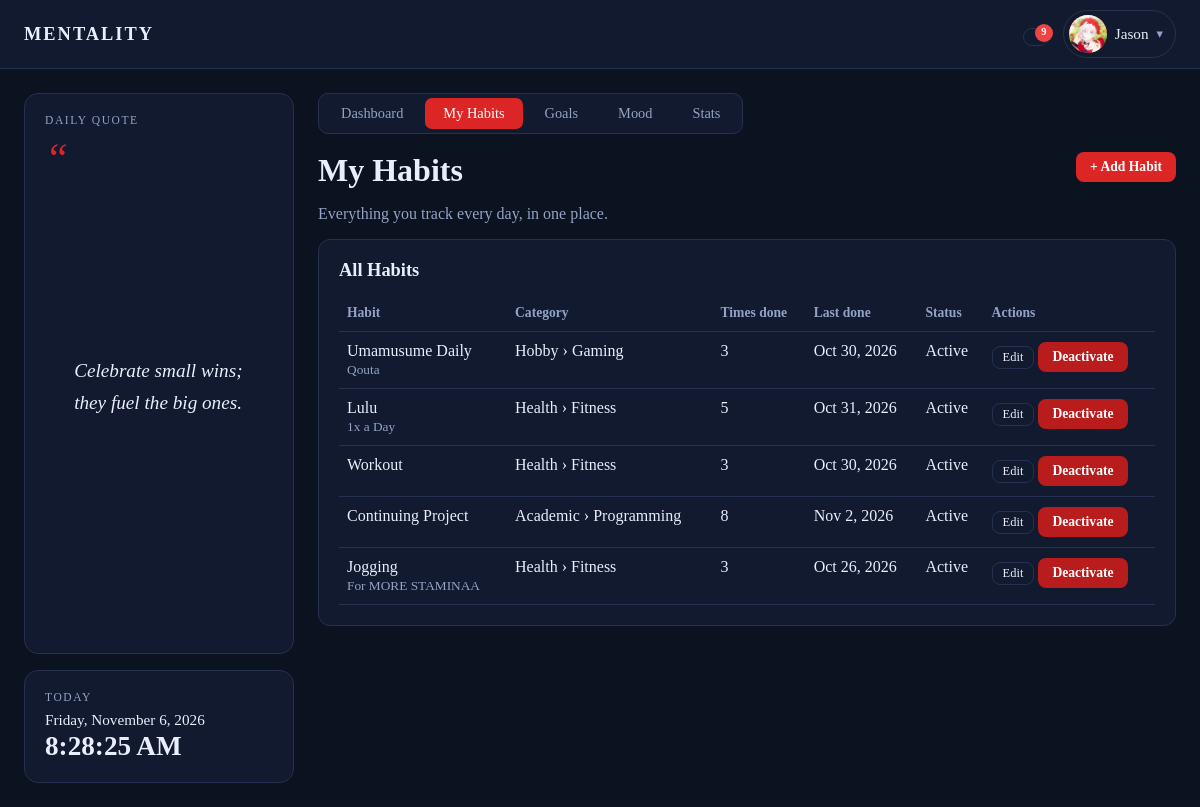
The app's page /habits.php (signed in) with its own data.
### tables this page shows
CREATE TABLE `habits` (
  `habit_id` int(10) unsigned NOT NULL AUTO_INCREMENT,
  `user_id` int(10) unsigned NOT NULL,
  `category_id` int(10) unsigned NOT NULL,
  `name` varchar(100) NOT NULL,
  `details` text DEFAULT NULL,
  `is_active` tinyint(1) NOT NULL DEFAULT 1,
  `created_at` timestamp NOT NULL DEFAULT current_timestamp(),
  PRIMARY KEY (`habit_id`),
  KEY `fk_habits_user` (`user_id`),
  KEY `fk_habits_category` (`category_id`),
  CONSTRAINT `fk_habits_category` FOREIGN KEY (`category_id`) REFERENCES `habit_categories` (`category_id`),
  CONSTRAINT `fk_habits_user` FOREIGN KEY (`user_id`) REFERENCES `users` (`user_id`) ON DELETE CASCADE
);

### includes/auth.php (called while the page is built, shortened)
<?php
function e($value): string {
    return htmlspecialchars((string)$value, ENT_QUOTES, 'UTF-8');
}

### includes/quotes.php (called while the page is built, shortened)
<?php
function daily_quote(): string {
    $quotes = all_quotes();
    $index  = hexdec(substr(md5(date('Y-m-d')), 0, 8)) % count($quotes);
    return $quotes[$index];
}

### includes/layout.php (the view, shortened to what this page needs)
<?php
require_once __DIR__ . '/auth.php';
require_once __DIR__ . '/quotes.php';
function asset_url(string $file): string {
    return BASE_URL . '/assets/' . $file . '?v=' . (int)@filemtime(__DIR__ . '/../assets/' . $file);
}
function get_reminders(PDO $pdo, int $uid): array {
    $today = date('Y-m-d');
    $out = [];
    $stmt = $pdo->prepare(
        'SELECT COUNT(*) FROM habits h
         WHERE h.user_id = ? AND h.is_active = 1 AND DATE(h.created_at) <= ?
           AND NOT EXISTS (SELECT 1 FROM habit_logs l WHERE l.habit_id = h.habit_id AND l.log_date = ? AND l.completed = 1)'
    );
    $stmt->execute([$uid, $today, $today]);
    $left = (int)$stmt->fetchColumn();
    if ($left > 0) {
        $out[] = ['icon' => 'habits', 'url' => 'dashboard.php',
                  'text' => 'You still have ' . $left . ' habit' . ($left === 1 ? '' : 's') . ' to complete today.'];
    }
    $stmt = $pdo->prepare('SELECT COUNT(*) FROM mood_logs WHERE user_id = ? AND log_date = ?');
    $stmt->execute([$uid, $today]);
    if ((int)$stmt->fetchColumn() === 0) {
        $out[] = ['icon' => 'mood', 'url' => 'mood.php', 'text' => 'You haven\'t logged your mood today.'];
    }
    $stmt = $pdo->prepare(
        "SELECT title, DATEDIFF(target_date, ?) AS d FROM goals
         WHERE user_id = ? AND status <> 'completed' AND target_date <= DATE_ADD(?, INTERVAL 3 DAY)
         ORDER BY target_date LIMIT 5"
    );
    $stmt->execute([$today, $uid, $today]);
    foreach ($stmt->fetchAll() as $g) {
        $d = (int)$g['d'];
        if ($d < 0)       { $when = abs($d) . ' day' . (abs($d) === 1 ? '' : 's') . ' overdue'; }
        elseif ($d === 0) { $when = 'due today'; }
        else              { $when = 'due in ' . $d . ' day' . ($d === 1 ? '' : 's'); }
        $out[] = ['icon' => 'goals', 'url' => 'goals.php', 'text' => 'Goal "' . $g['title'] . '" is ' . $when . '.'];
    }
    return $out;
}
function render_header(string $title, string $active = ''): void {
    global $pdo;
    $isUser = true;
    $theme  = (($_SESSION['theme'] ?? 'dark') === 'light') ? 'light' : 'dark';
    $name   = $_SESSION['full_name'] ?? $_SESSION['username'];
    $tabs   = $isUser ? [
        'dashboard' => ['Dashboard', 'dashboard.php'],
        'habits'    => ['My Habits', 'habits.php'],
        'goals'     => ['Goals',     'goals.php'],
        'mood'      => ['Mood',      'mood.php'],
        'stats'     => ['Stats',     'stats.php'],
    ] : [];
    $notifyOn = ((int)($_SESSION['notify'] ?? 1) === 1);
    $reminders = []; $stored = [];
    if ($isUser && $notifyOn) {
        $reminders = get_reminders($pdo, (int)$_SESSION['user_id']);
        $stmt = $pdo->prepare('SELECT message, created_at FROM notifications
                               WHERE user_id = ? AND is_cleared = 0 ORDER BY created_at DESC, notification_id DESC LIMIT 10');
        $stmt->execute([(int)$_SESSION['user_id']]);
        $stored = $stmt->fetchAll();
    }
    $bellCount = count($reminders) + count($stored);
    ?>
<!DOCTYPE html>
<html lang="en" data-theme="<?= e($theme) ?>">
<head>
    <link rel="stylesheet" href="<?= e(asset_url('style.css')) ?>">
</head>
<body>
<header class="appbar">
    <a class="brand" href="<?= BASE_URL ?>/dashboard.php" title="Go to Dashboard"><span>MENTALITY</span></a>
    <div class="appbar-right">
        <?php if ($isUser): ?>
        <div class="dropdown" data-dropdown>
            <button type="button" class="bell-btn" data-dropdown-toggle aria-label="Notifications" aria-haspopup="true">
                <?= icon('bell', 20) ?><?php if ($bellCount > 0): ?><span class="bell-badge"><?= $bellCount > 9 ? '9+' : $bellCount ?></span><?php endif; ?>
            </button>
        </div>
        <?php endif; ?>
        <div class="dropdown" data-dropdown>
            <button type="button" class="profile-btn" data-dropdown-toggle aria-haspopup="true">
                <?= avatar_html($_SESSION['avatar'] ?? null, $name) ?>
                <span class="profile-name"><?= e($name) ?></span><span class="caret">&#9662;</span>
            </button>
        </div>
    </div>
</header>
<div class="shell">
    <aside class="leftcol">
        <div class="quote-card">
            <div class="card-label">Daily Quote</div>
            <blockquote><?= e(daily_quote()) ?></blockquote>
        </div>
        <div class="today-card">
            <div class="card-label">Today</div>
            <div id="live-date" class="live-date"><?= e(date('l, F j, Y')) ?></div>
            <div id="live-time" class="live-time"><?= e(date('g:i:s A')) ?></div>
        </div>
    </aside>
    <main class="main">
    <?php if ($tabs): ?>
        <nav class="tabs dash-tabs">
            <?php foreach ($tabs as $key => [$label, $file]): ?>
                <a class="tab<?= $key === $active ? ' active' : '' ?>" href="<?= BASE_URL . '/' . $file ?>"><?= icon($key, 16) ?> <?= e($label) ?></a>
            <?php endforeach; ?>
        </nav>
    <?php endif; ?>
    <?php
}
function render_footer(array $scripts = []): void {
    ?>
    </main>
</div>
</body>
</html>
<?php
}
function avatar_html(?string $file, string $name, string $size = 'sm'): string {
    if ($file) {
        return '<img class="avatar ' . e($size) . '" src="' . BASE_URL . '/uploads/avatars/' . rawurlencode($file) . '" alt="Profile picture">';
    }
    $initial = mb_strtoupper(mb_substr(trim($name), 0, 1));
    return '<span class="avatar ' . e($size) . '">' . e($initial !== '' ? $initial : '?') . '</span>';
}

### habits.php (shortened to what this page needs)
<?php
require_once __DIR__ . '/includes/layout.php';
$uid = (int)$_SESSION['user_id'];
$stmt = $pdo->prepare('SELECT * FROM v_habit_overview WHERE user_id = ? ORDER BY is_active DESC, created_at DESC');
$stmt->execute([$uid]);
$habits = $stmt->fetchAll();
render_header('My Habits', 'habits');
?>
<div class="page-head">
    <div>
        <h1>My Habits</h1>
        <p class="muted">Everything you track every day, in one place.</p>
    </div>
    <button type="button" class="btn-sm" data-habit-new>+ Add Habit</button>
</div>
<div class="panel">
    <h2>All Habits</h2>
    <?php if (!$habits): ?>
        <p class="muted">No habits yet. Click <strong>+ Add Habit</strong> to create your first one.</p>
    <?php else: ?>
    <div class="table-wrap">
    <table class="list">
        <thead><tr><th>Habit</th><th>Category</th><th>Times done</th><th>Last done</th><th>Status</th><th>Actions</th></tr></thead>
        <tbody>
        <?php foreach ($habits as $h):
            $json = json_encode(['id' => (int)$h['habit_id'], 'name' => $h['name'], 'details' => (string)$h['details'], 'category' => (int)$h['category_id']], JSON_UNESCAPED_UNICODE);
        ?>
            <tr class="<?= $h['is_active'] ? '' : 'inactive' ?>">
                <td><?= e($h['name']) ?><?php if ($h['details']): ?><br><small class="muted"><?= e($h['details']) ?></small><?php endif; ?></td>
                <td><?= e($h['parent_category'] ? $h['parent_category'] . ' › ' . $h['category_name'] : $h['category_name']) ?></td>
                <td><?= (int)$h['total_completed'] ?></td>
                <td><?= $h['last_completed'] ? e(date('M j, Y', strtotime($h['last_completed']))) : '—' ?></td>
                <td><?= $h['is_active'] ? 'Active' : 'Inactive' ?></td>
                <td class="actions">
                    <button type="button" class="btn-ghost btn-edit" data-habit="<?= e($json) ?>"><?= icon('edit', 14) ?> Edit</button>
                    <form method="post" onsubmit="return confirm('<?= $h['is_active'] ? 'Deactivate this habit? Its history is kept.' : 'Reactivate this habit?' ?>');">
                        <button type="submit" class="btn-sm <?= $h['is_active'] ? 'btn-danger' : '' ?>"><?= $h['is_active'] ? 'Deactivate' : 'Reactivate' ?></button>
                    </form>
                </td>
            </tr>
        <?php endforeach; ?>
        </tbody>
    </table>
    </div>
    <?php endif; ?>
</div>
<?php render_footer(['habits.js']); ?>

### records on screen
habits: name "Umamusume Daily", details "Qouta", category_name "Hobby › Gaming", total_completed "3", last_completed "Oct 30, 2026", is_active "Active"
habits: name "Lulu", details "1x a Day", category_name "Health › Fitness", total_completed "5", last_completed "Oct 31, 2026", is_active "Active"
habits: name "Workout", category_name "Health › Fitness", total_completed "3", last_completed "Oct 30, 2026", is_active "Active"
habits: name "Continuing Project", category_name "Academic › Programming", total_completed "8", last_completed "Nov 2, 2026", is_active "Active"
habits: name "Jogging", details "For MORE STAMINAA", category_name "Health › Fitness", total_completed "3", last_completed "Oct 26, 2026", is_active "Active"

### other values on screen
$bellCount "9"
$name "Jason"
daily_quote() "Celebrate small wins; they fuel the big ones."
$label "Dashboard"
$label "My Habits"
$label "Goals"
$label "Mood"
$label "Stats"
